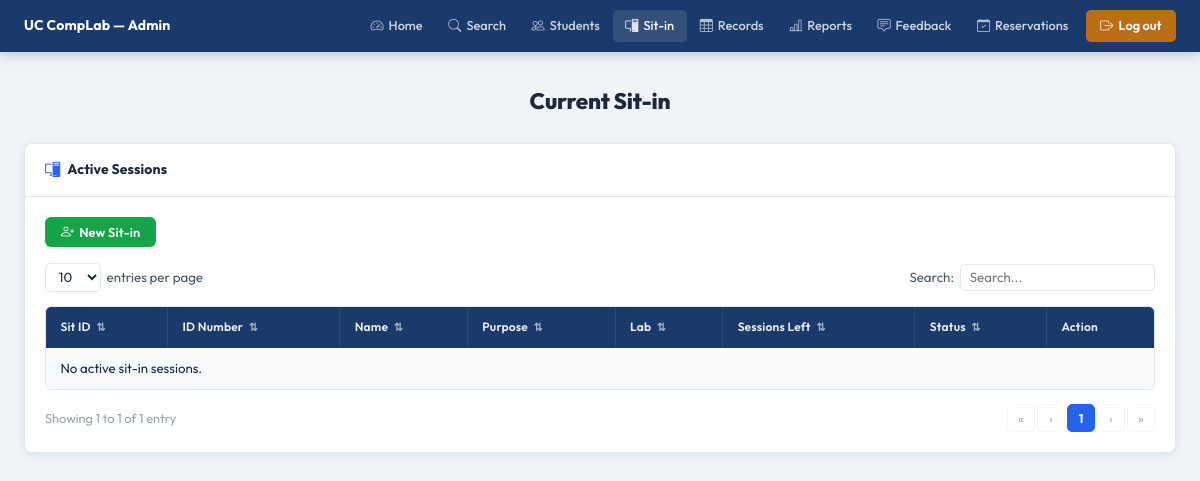
Page /pages/admin/sitin.php (signed in) on the earlier database version.
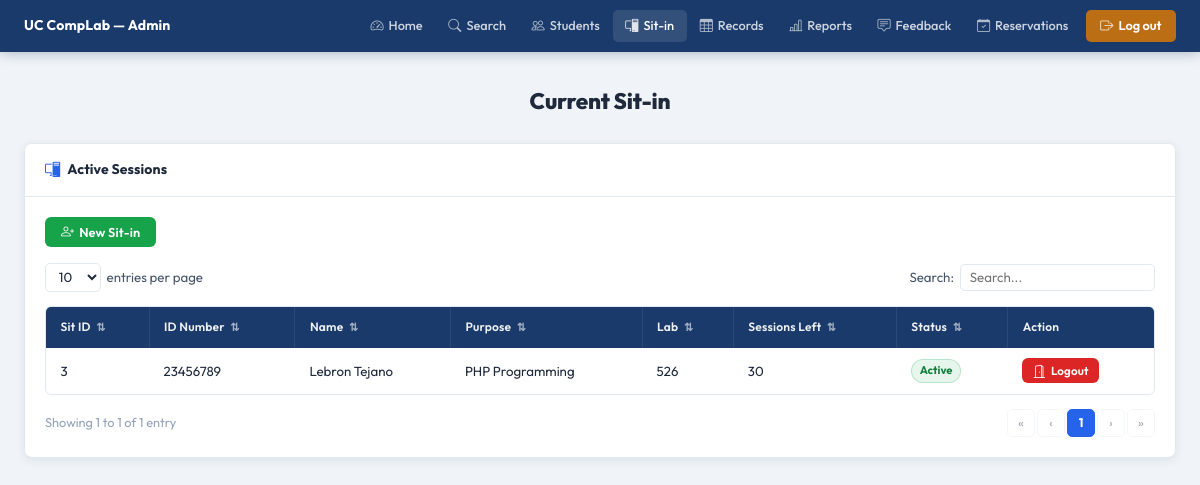
Same page on the later database version.
### tables this page shows
CREATE TABLE sit_in_logs (
            id          INTEGER PRIMARY KEY AUTOINCREMENT,
            user_id     INTEGER NOT NULL,
            lab_room    TEXT    NOT NULL,
            purpose     TEXT,
            login_time  DATETIME DEFAULT CURRENT_TIMESTAMP,
            logout_time DATETIME, status TEXT DEFAULT 'active',
            FOREIGN KEY (user_id) REFERENCES users(id) ON DELETE CASCADE
        );

CREATE TABLE users (
            id           INTEGER PRIMARY KEY AUTOINCREMENT,
            first_name   TEXT    NOT NULL,
            last_name    TEXT    NOT NULL,
            middle_name  TEXT,
            student_id   TEXT    UNIQUE NOT NULL,
            course       TEXT    NOT NULL,
            course_level INTEGER NOT NULL,
            email        TEXT    UNIQUE NOT NULL,
            address      TEXT    NOT NULL,
            password     TEXT    NOT NULL,
            created_at   DATETIME DEFAULT CURRENT_TIMESTAMP
        , remaining_sessions INTEGER DEFAULT 30, profile_picture TEXT);

### pages/admin/sitin.php (the view, shortened to what this page needs)
<?php
$base = '../../';
$db = getDB();
$sitins = $db->query("
    SELECT s.id, u.id AS user_id, u.student_id,
           u.first_name || ' ' || u.last_name AS full_name,
           s.purpose, s.lab_room, u.remaining_sessions, s.status, s.login_time
    FROM sit_in_logs s
    JOIN users u ON u.id = s.user_id
    WHERE s.logout_time IS NULL
    ORDER BY s.login_time DESC
")->fetchAll();
?>
<!DOCTYPE html>
<html lang="en">
<head>
  <link rel="stylesheet" href="<?= $base ?>assets/css/admin.css"/>
  <link rel="stylesheet" href="https://cdn.jsdelivr.net/npm/bootstrap-icons@1.11.3/font/bootstrap-icons.css"/>
</head>
<body>
<?php require_once __DIR__ . '/../../includes/admin-navbar.php'; ?>
<div class="admin-page">
  <div class="admin-inner">
    <h1 class="a-page-title">Current Sit-in</h1>
    <div class="a-card">
      <div class="a-card-header">
        <i class="bi bi-pc-display"></i> Active Sessions
      </div>
      <div class="a-card-body">
        <div style="margin-bottom:1rem;">
          <button class="a-btn a-btn-green" onclick="openModal('searchStudentModal')">
            <i class="bi bi-person-plus"></i> New Sit-in
          </button>
        </div>
        <div class="a-table-controls">
          <div class="a-entries-wrap">
            <select id="sitSelect" class="a-entries-select">
              <option>10</option><option>25</option><option>50</option>
            </select>
            <span>entries per page</span>
          </div>
          <div class="a-search-wrap">
            <label>Search:</label>
            <input type="text" id="sitSearch" class="a-search-box" placeholder="Search..."/>
          </div>
        </div>
        <div class="a-table-wrap">
          <table class="a-table" id="sitTable">
            <thead>
              <tr>
                <th class="a-sortable" data-col="0">Sit ID <span class="a-sort-icon">⇅</span></th>
                <th class="a-sortable" data-col="1">ID Number <span class="a-sort-icon">⇅</span></th>
                <th class="a-sortable" data-col="2">Name <span class="a-sort-icon">⇅</span></th>
                <th class="a-sortable" data-col="3">Purpose <span class="a-sort-icon">⇅</span></th>
                <th class="a-sortable" data-col="4">Lab <span class="a-sort-icon">⇅</span></th>
                <th class="a-sortable" data-col="5">Sessions Left <span class="a-sort-icon">⇅</span></th>
                <th class="a-sortable" data-col="6">Status <span class="a-sort-icon">⇅</span></th>
                <th>Action</th>
              </tr>
            </thead>
            <tbody id="sitBody">
              <?php if (empty($sitins)): ?>
                <tr class="a-table-empty">
                  <td colspan="8">No active sit-in sessions.</td>
                </tr>
              <?php else: ?>
                <?php foreach ($sitins as $row): ?>
                  <tr class="a-data-row">
                    <td><?= (int)$row['id'] ?></td>
                    <td><?= htmlspecialchars($row['student_id']) ?></td>
                    <td><?= htmlspecialchars($row['full_name']) ?></td>
                    <td><?= htmlspecialchars($row['purpose'] ?? '—') ?></td>
                    <td><?= htmlspecialchars($row['lab_room']) ?></td>
                    <td><?= (int)$row['remaining_sessions'] ?></td>
                    <td><span class="a-badge badge-active">Active</span></td>
                    <td>
                      <form method="POST" style="display:inline;"
                        onsubmit="return confirm('End this session? One session will be deducted.')">
                        <button type="submit" class="a-btn a-btn-red a-btn-sm">
                          <i class="bi bi-door-open"></i> Logout
                        </button>
                      </form>
                    </td>
                  </tr>
                <?php endforeach; ?>
              <?php endif; ?>
            </tbody>
          </table>
        </div>
        <div class="a-table-footer">
          <div class="a-table-info" id="sitInfo"></div>
          <div class="a-pagination"  id="sitPag"></div>
        </div>
      </div>
    </div>
  </div>
</div>
</body>
</html>

Differences in the rows shown:
added sit_in_logs: id "3", user.student_id "23456789", full_name "Lebron Tejano", purpose "PHP Programming", lab_room "526", user.remaining_sessions "30"
Other differences:
text no longer shown: "No active sit-in sessions."
